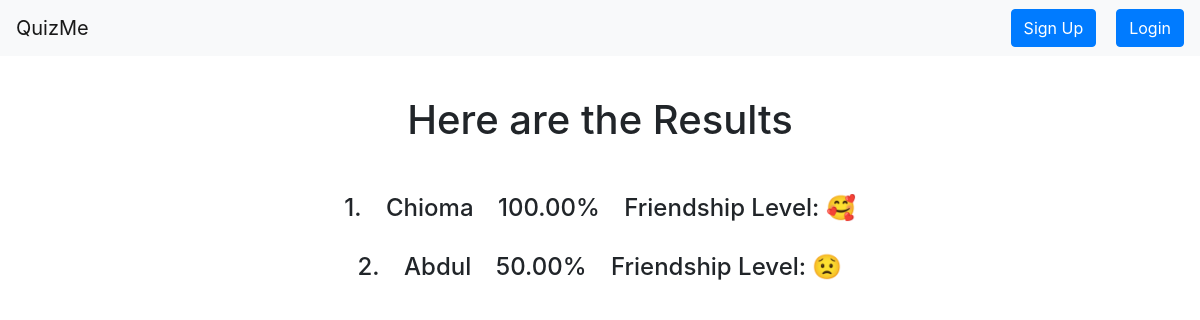
Screenshot of /viewresult/BWPD-whXu-vJrb with the database file from the repository.
### Quiz/models.py (models this page shows, shortened)
class QuizResult(models.Model):
    key = models.CharField(max_length=16,blank=False)
    taker = models.CharField(max_length=100, blank=False)
    score = models.DecimalField(max_digits=5,blank=False, decimal_places=2)
    percentscore = models.IntegerField(blank=False)

### Quiz/views.py (the view)
# urls.py: path('viewresult/<slug:key>', views.viewresult, name='viewresult'),
def viewresult(request, key):
    results = QuizResult.objects.filter(key=key).order_by('-percentscore')
    return render(request, 'Quiz/viewresult.html', {'results': results})

### Quiz/templatetags/quiz_extras.py (called while the page is built)
@register.filter
def percentage(value):
    return format(value, ".2%")

### Quiz/templates/Quiz/viewresult.html
{% extends 'Quiz/base.html' %}
{% load quiz_extras %}
{% block content %}
<h1 class="congrats">Here are the Results</h1>
{% for result in results %}
<div class="results">
    <h4 class="resultscat">{{ forloop.counter }}.</h4>
    <h4 class="resultscat">{{ result.taker }}</h4>
    <h4 class="resultscat">{{ result.score|percentage }}</h4>
    <h4 class="resultscat">Friendship Level:
        {% if result.score > 0.9 %}
        &#x1F970
        {% elif result.score > 0.7 %}
        &#X1F600
        {% elif result.score > 0.5 %}
        &#x1F610
        {% elif result.score > 0.3 %}
        &#x1F61F
        {% elif result.score > 0.1 %}
        &#x1F622
        {% else %}
        &#x1F62D
        {% endif %}
    </h4>
</div>
{% endfor %}
{% endblock %}

### Quiz/static/Quiz/style.css (style rules this page uses)
.key, .congrats { margin: 40px auto; width: 60%; text-align:center; }
.resultscat { display: inline-block; margin:10px; }
.results { margin:10px auto; width: 50%; text-align: center; }

### rows the page displays
QuizResult: taker "Chioma", score|percentage "100.00%"
QuizResult: taker "Abdul", score|percentage "50.00%"
